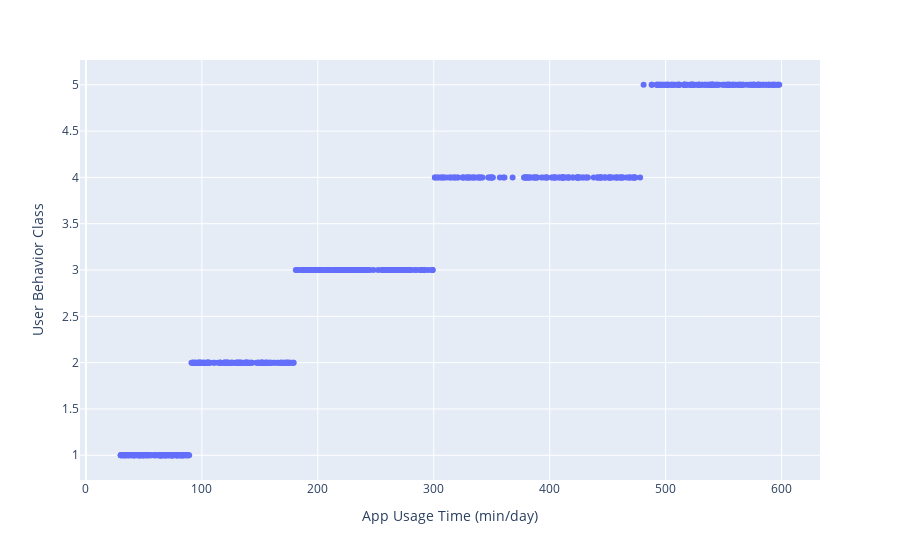
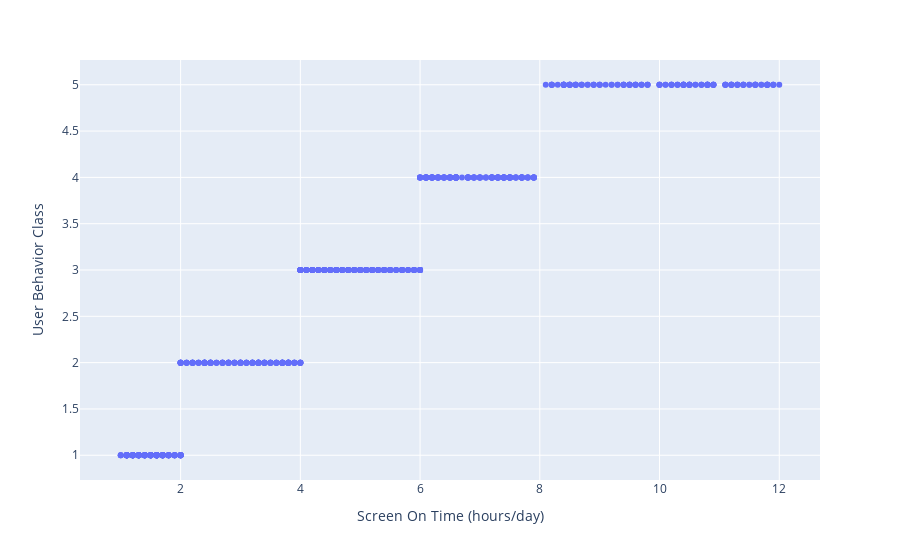
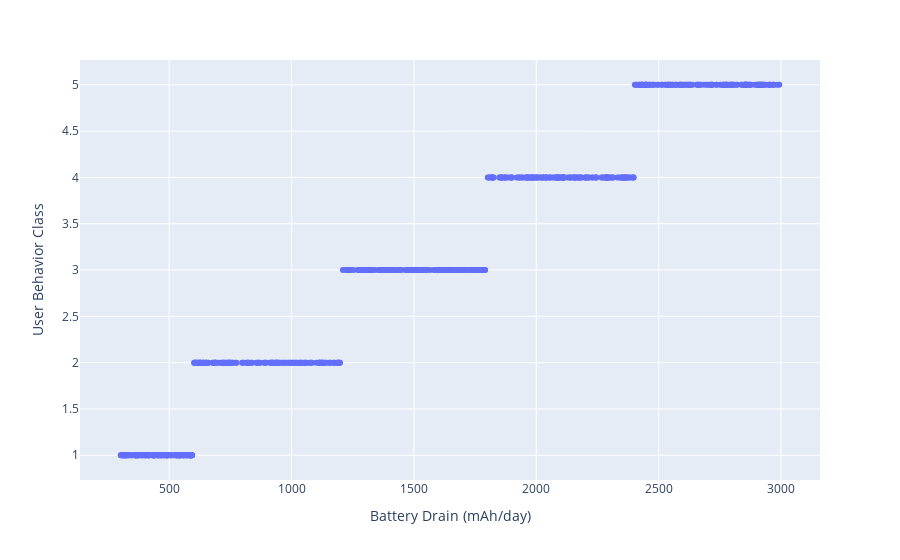
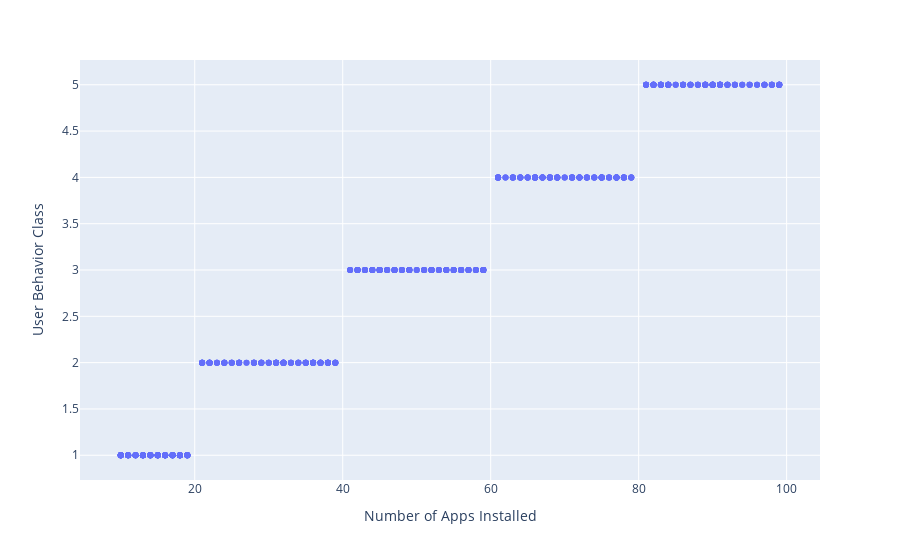

Here is the notebook cell these charts were saved with, in order:
### Code cell
for i in df.select_dtypes(include = "number").columns:
    fig = px.scatter(df,
                 y = df['User Behavior Class'],
                 x = df[i])
    
    fig.show()

### Figure 1 — Plotly figure (JSON) as saved in the notebook; plotly's stock layout.template omitted (floating-point values rounded to 4 significant figures; data arrays with more than 128 entries replaced by an {"elided": "..."} marker saying what was removed)
{"data": [{"hovertemplate": "App Usage Time (min/day)=%{x}<br>User Behavior Class=%{y}<extra></extra>", "legendgroup": "", "marker": {"color": "#636efa", "symbol": "circle"}, "mode": "markers", "name": "", "orientation": "v", "showlegend": false, "type": "scatter", "x": {"elided": "700 int values"}, "xaxis": "x", "y": {"elided": "700 int values"}, "yaxis": "y"}], "layout": {"autosize": true, "legend": {"tracegroupgap": 0}, "margin": {"t": 60}, "xaxis": {"anchor": "y", "autorange": true, "domain": [0, 1], "range": [-4.381, 632.4], "title": {"text": "App Usage Time (min/day)"}, "type": "linear"}, "yaxis": {"anchor": "x", "autorange": true, "domain": [0, 1], "range": [0.6903, 5.31], "title": {"text": "User Behavior Class"}, "type": "linear"}}}

### Figure 2 — Plotly figure (JSON) as saved in the notebook; plotly's stock layout.template omitted (floating-point values rounded to 4 significant figures; data arrays with more than 128 entries replaced by an {"elided": "..."} marker saying what was removed)
{"data": [{"hovertemplate": "Screen On Time (hours/day)=%{x}<br>User Behavior Class=%{y}<extra></extra>", "legendgroup": "", "marker": {"color": "#636efa", "symbol": "circle"}, "mode": "markers", "name": "", "orientation": "v", "showlegend": false, "type": "scatter", "x": {"elided": "700 float values"}, "xaxis": "x", "y": {"elided": "700 int values"}, "yaxis": "y"}], "layout": {"autosize": true, "legend": {"tracegroupgap": 0}, "margin": {"t": 60}, "xaxis": {"anchor": "y", "autorange": true, "domain": [0, 1], "range": [0.3331, 12.67], "title": {"text": "Screen On Time (hours/day)"}, "type": "linear"}, "yaxis": {"anchor": "x", "autorange": true, "domain": [0, 1], "range": [0.6903, 5.31], "title": {"text": "User Behavior Class"}, "type": "linear"}}}

### Figure 3 — Plotly figure (JSON) as saved in the notebook; plotly's stock layout.template omitted (floating-point values rounded to 4 significant figures; data arrays with more than 128 entries replaced by an {"elided": "..."} marker saying what was removed)
{"data": [{"hovertemplate": "Battery Drain (mAh/day)=%{x}<br>User Behavior Class=%{y}<extra></extra>", "legendgroup": "", "marker": {"color": "#636efa", "symbol": "circle"}, "mode": "markers", "name": "", "orientation": "v", "showlegend": false, "type": "scatter", "x": {"elided": "700 int values"}, "xaxis": "x", "y": {"elided": "700 int values"}, "yaxis": "y"}], "layout": {"autosize": true, "legend": {"tracegroupgap": 0}, "margin": {"t": 60}, "xaxis": {"anchor": "y", "autorange": true, "domain": [0, 1], "range": [138.8, 3156.0], "title": {"text": "Battery Drain (mAh/day)"}, "type": "linear"}, "yaxis": {"anchor": "x", "autorange": true, "domain": [0, 1], "range": [0.6903, 5.31], "title": {"text": "User Behavior Class"}, "type": "linear"}}}

### Figure 4 — Plotly figure (JSON) as saved in the notebook; plotly's stock layout.template omitted (floating-point values rounded to 4 significant figures; data arrays with more than 128 entries replaced by an {"elided": "..."} marker saying what was removed)
{"data": [{"hovertemplate": "Number of Apps Installed=%{x}<br>User Behavior Class=%{y}<extra></extra>", "legendgroup": "", "marker": {"color": "#636efa", "symbol": "circle"}, "mode": "markers", "name": "", "orientation": "v", "showlegend": false, "type": "scatter", "x": {"elided": "700 int values"}, "xaxis": "x", "y": {"elided": "700 int values"}, "yaxis": "y"}], "layout": {"autosize": true, "legend": {"tracegroupgap": 0}, "margin": {"t": 60}, "xaxis": {"anchor": "y", "autorange": true, "domain": [0, 1], "range": [4.604, 104.4], "title": {"text": "Number of Apps Installed"}, "type": "linear"}, "yaxis": {"anchor": "x", "autorange": true, "domain": [0, 1], "range": [0.6903, 5.31], "title": {"text": "User Behavior Class"}, "type": "linear"}}}
